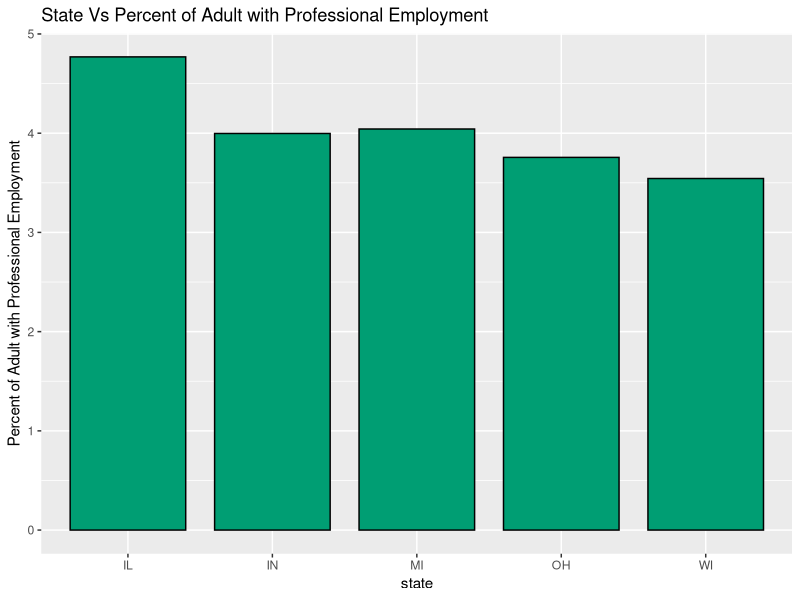
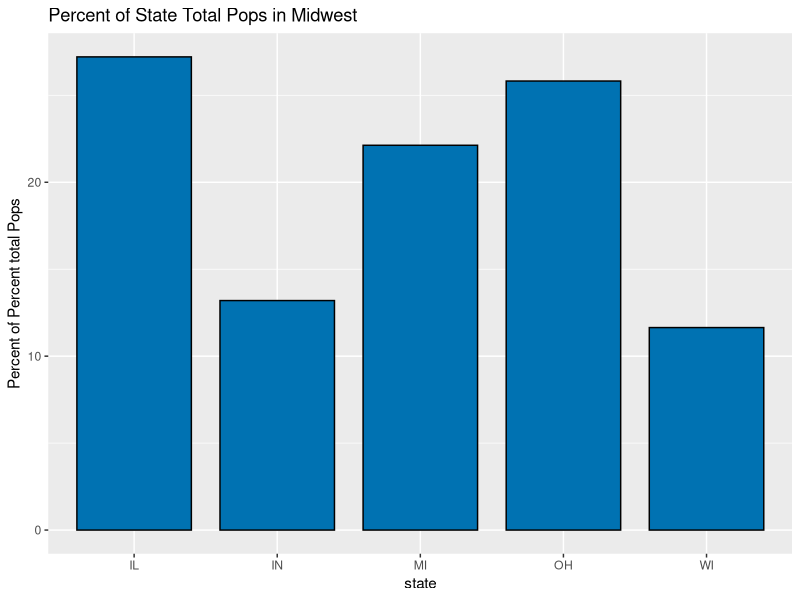
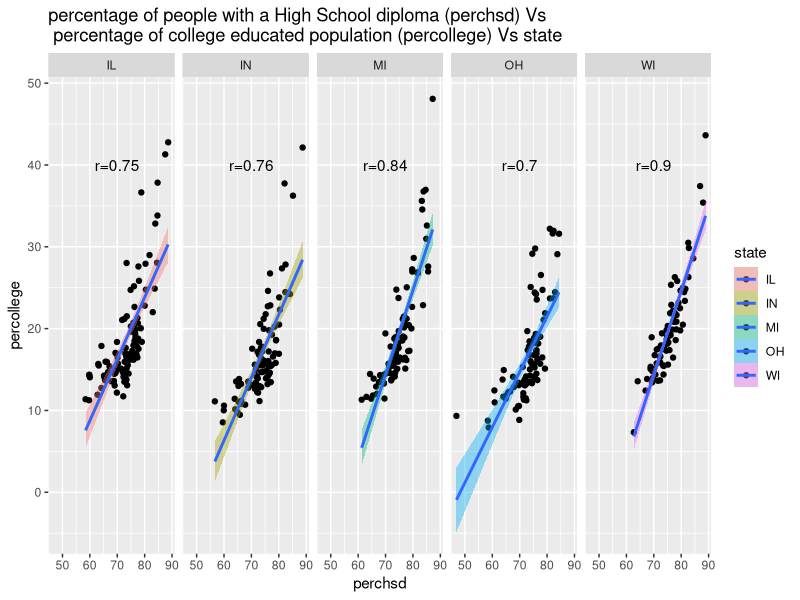
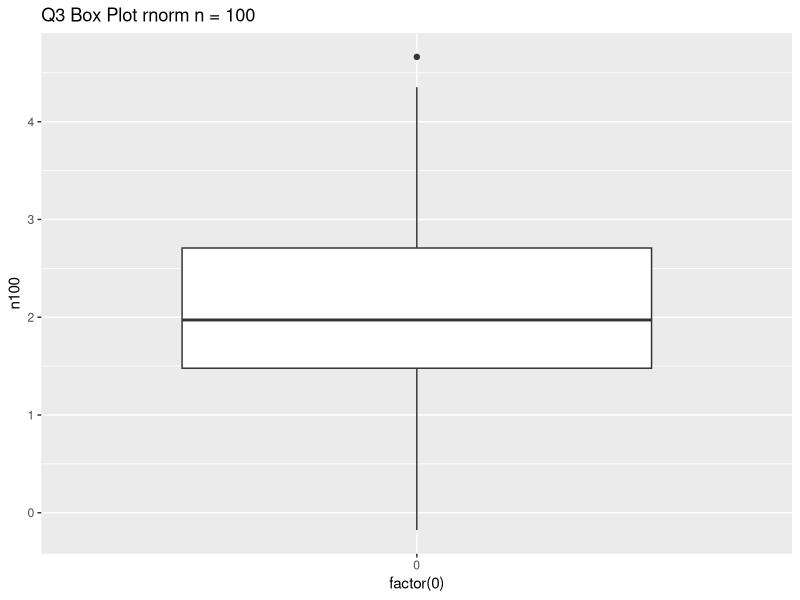

The R source for these figures, in order: (Note: this script raises an error after producing the figures.)
#Data Visualization
# vgacutan

library(ggplot2)
library(plyr) # i use this to group the data by state and calculate the correlation of the variable so I can display the correllation (cors) numbers in the plot.
data(midwest)
data(diamonds)

#1. Professional Employment by State
midwest$AdultProf = as.integer((midwest$percprof / 100 ) * midwest$popadults)
mw = midwest[c('state', 'county', 'poptotal', 'AdultProf')]
sumPopTotal = aggregate(mw$poptotal, mw["state"], function(mw) sum(mw))
sumPopAdTotal = aggregate(mw$AdultProf, mw["state"], function(mw) sum(mw))
mdf = cbind(sumPopTotal, sumPopAdTotal[2])
names(mdf) = c("state", "sumPopTotal", "AdultProfTotal")
mdf = transform(mdf, percentAdltProf = (AdultProfTotal / sumPopTotal) * 100)

plt = ggplot(data=mdf, aes(x=state, y=percentAdltProf, fill=state)) + 
       geom_bar(colour="black", fill ="#009E73", width=.8, stat="identity") + 
       xlab("state") + ylab("Percent of Adult with Professional Employment") +
       ggtitle("State Vs Percent of Adult with Professional Employment")
print(mdf)
print(plt)


SumpopTotal = aggregate(midwest$poptotal, midwest["state"], function(midwest) sum(midwest,na.rm=T))
GrndPopTotal = sum(midwest$poptotal)
res = cbind(SumpopTotal,GrndPopTotal,mdf[4])
names(res) = c("state", "SumpopTotal", "GrndPopTotal", "AvgAdultPercprof")
res=transform(res, PopsPrcnt = (SumpopTotal / GrndPopTotal)*100)
resplt = ggplot(data=res, aes(x=state, y=PopsPrcnt, fill=state)) + 
          geom_bar(colour="black", fill ="#0072B2", width=.8, stat="identity") + 
          xlab("state") + ylab("Percent of Percent total Pops") +
        ggtitle("Percent of State Total Pops in Midwest")
print(res)
print(resplt)

#2. School and College Education by State
library(plyr) # i use this to group the data by state and calculate the correlation of the variable so I can display the correllation (cors) numbers in the plot.
p <- ggplot(midwest, aes(perchsd, percollege, fill= state)) + geom_point() + geom_smooth(method = "lm") + facet_grid(.~state) + labs(title="percentage of people with a High School diploma (perchsd) Vs \n percentage of college educated population (percollege) Vs state")
cors <- ddply(midwest, c("state"), summarise, cor = round(cor(perchsd, percollege), 2))
plt = p + geom_text(data=cors, aes(label=paste("r=", cor, sep="")), x=70, y=40)
print(plt)

#3 Comparison of Visualization Techniques
n100 = rnorm(100, mean = 2 )
n1000 = rnorm(1000, mean = 5 )
df=data.frame(n100)
df1 = data.frame(n1000)

p3plt1 = ggplot(df, aes(x=factor(0), y=n100)) + geom_boxplot() + ggtitle("Q3 Box Plot rnorm n = 100")
print(p3plt1)
print(p3plt2)

#4. Random Scatterplots
# call fileSave(n) function where n >= 1000 to get a more readable output.
# I use the same random numbers for both x,y since we are not really getting the correllation 
# but getting the impact of the file sizes with the increase in the value of random numbers.  
# I'm still learning R, I admit this are not the best optimized codes.
fileSave = function(n, l = 20){
  df = NULL
  df1 = NULL
  df2 = NULL
  df3 = NULL
  df4 = NULL
  if(n<1000){
    print("Minimum of 1,000 random uniform numbers to get a descent plot")
  } else {
    for (i in seq(100, n, length = l)){
      x = runif(i)
      y = runif(i)
      z = data.frame(x,y)
      plttitle = paste("xyScatter_jpg", i)
      p = ggplot(z, aes(x=x, y=y)) + geom_point() + labs(title = plttitle)
      ggsave(filename = file.path(getwd(), paste("XYSctrPlot_", as.integer(i) , ".jpg", sep = "")), p)
    }
    for (i in seq(100, n, length = l)){
      x = runif(i)
      y = runif(i)
      z = data.frame(x,y)
      plttitle = paste("xyScatter_png", i)
      p = ggplot(z, aes(x=x, y=y)) + geom_point()
      ggsave(filename = file.path(getwd(), paste("XYSctrPlot_", as.integer(i) , ".png", sep = "")), p)
    }
    for (i in seq(100, n, length = l)){
      x = runif(i)
      y = runif(i)
      z = data.frame(x,y)
      plttitle = paste("xyScatter_pdf", i)
      p = ggplot(z, aes(x=x, y=y)) + geom_point() + labs(title = plttitle)
      ggsave(filename = file.path(getwd(), paste("XYSctrPlot_", as.integer(i) , ".pdf", sep = "")), p)
    }
    for (i in seq(100, n, length = l)){
      x = runif(i)
      y = runif(i)
      z = data.frame(x,y)
      plttitle = paste("xyScatter_ps", i)
      p = ggplot(z, aes(x=x, y=y)) + geom_point() + labs(title = plttitle)
      ggsave(filename = file.path(getwd(), paste("XYSctrPlot_", as.integer(i) , ".ps", sep = "")), p)
    }
    for (i in seq(100, n, length = l)){
      data = file.info(file.path(getwd(),paste("XYSctrPlot_", as.integer(i) , ".png", sep = "")))$size
      df1 = rbind(df1, c(i,data))
      
    }
    for (i in seq(100, n, length = l)){
      data1 = file.info(file.path(getwd(),paste("XYSctrPlot_", as.integer(i) , ".pdf", sep = "")))$size
      df2 = rbind(df2, c(i,data1))
      
    }
    for (i in seq(100, n, length = l)){
      data2 = file.info(file.path(getwd(),paste("XYSctrPlot_", as.integer(i) , ".jpg", sep = "")))$size
      df3 = rbind(df3, c(i,data2))
      
    }
    for (i in seq(100, n, length = l)){
      data3 = file.info(file.path(getwd(),paste("XYSctrPlot_", as.integer(i) , ".ps", sep = "")))$size
      df4 = rbind(df4, c(i,data3))
    }
    df1 = transform(data.frame(df1), type = "png")
    df2 = transform(data.frame(df2), type = "pdf")
    df3 = transform(data.frame(df3), type = "jpg")
    df4 = transform(data.frame(df4), type = "ps")
    df = rbind(df1, df2, df3, df4)
    names(df) = c("N", "fileSize", "fileType")
    dfPlt1 =  ggplot(df, aes(x=N, y=fileSize, color = fileType)) + geom_point() + geom_smooth(method = "loess", se=F) + facet_grid(fileType~.) + labs(title="Range of N Vs File type (bytes)")
    
    print(dfPlt1)
  }
  
}

fileSave(100000)


#5. Diamonds
pr = ggplot(data = diamonds, aes(x = price))
pr = pr +  geom_histogram(binwidth = 150)
pr = pr + xlab('Price')
pr = pr + ylab('count') + labs(title="Diamond Price Distribution", subtitle = "Diamonds dataset")
print(pr)

lpr = ggplot(data = diamonds, aes(x = log10(price)))
lpr = lpr + geom_histogram()
lpr = lpr + xlab('log(Price)')
lpr = lpr + ylab('count') + labs(title="Diamond log(Price) Distribution", subtitle = "Diamonds dataset")
print(lpr)

summary(diamonds$price, digits = 10)

c = ggplot(data = diamonds, aes(x = carat))
c = c +  geom_histogram(binwidth = 0.05)
c = c + xlab('carat')
c = c + ylab('count') + labs(title="Diamond Carat Distribution", subtitle = "Diamonds dataset")
print(c)

lc = ggplot(data = diamonds, aes(x = log10(carat)))
lc = lc + geom_histogram()
lc = lc + xlab('log(carat)')
lc = lc + ylab('count') + labs(title="Diamond log(Carat) Distribution", subtitle = "Diamonds dataset")
print(lc)

summary(diamonds$carat, digits = 10)

lcol = ggplot(data = diamonds, aes(x = color))
lcol = lcol + geom_bar()
lcol = lcol + xlab('color')
lcol = lcol + ylab('count') + labs(title="Diamond color Distribution", subtitle = "Diamonds dataset")
print(lcol)

summary(diamonds$color)


library(plyr) # i use this to group the data by state and calculate the correlation of the variable so I can display the correllation (cors) numbers in the plot.
d <- ggplot(diamonds, aes(carat, price, fill= color)) + geom_point() + geom_smooth(method = "lm") + facet_wrap(~color, scales = "free_y") + labs(title="Diamonds Carat Vs Price Vs Color")
cors <- ddply(diamonds, c("color"), summarise, cor = round(cor(carat, price), 2))
dplt = d + geom_text(data=cors, aes(label=paste("r=", cor, sep="")), x=4, y=20000)
print(dplt)

corplt = ggplot(diamonds, aes(x=carat, y = price)) + geom_point(alpha = 1/20) + facet_grid(color~., scales = "free_y") + labs(title="Price Vs Carat Vs Color", subtitle = "Diamonds dataset")
print(corplt)

z = ggplot(diamonds, aes(x = color, y = diamonds$price/diamonds$carat, fill = color)) 
z = z +  geom_violin() + scale_y_log10() 
z = z +  geom_boxplot(width = 0.2) + labs(title="Price Vs Carat Vs Color", subtitle = "Diamonds dataset")
print(z)

